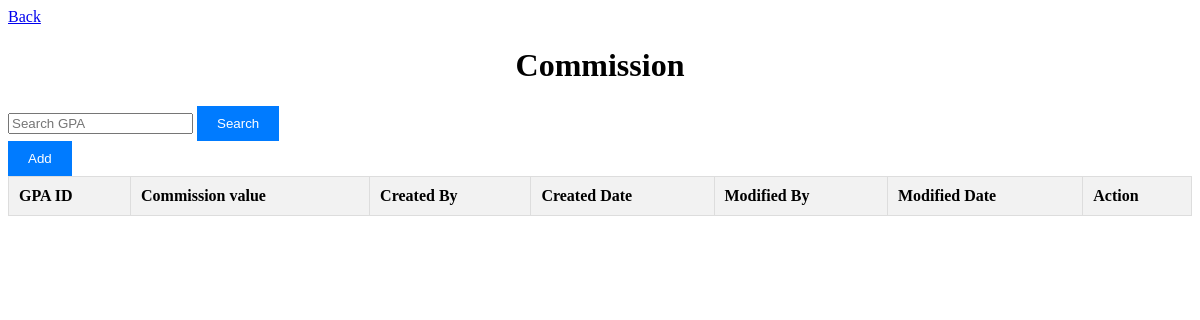
Before: /commission with the older database file.
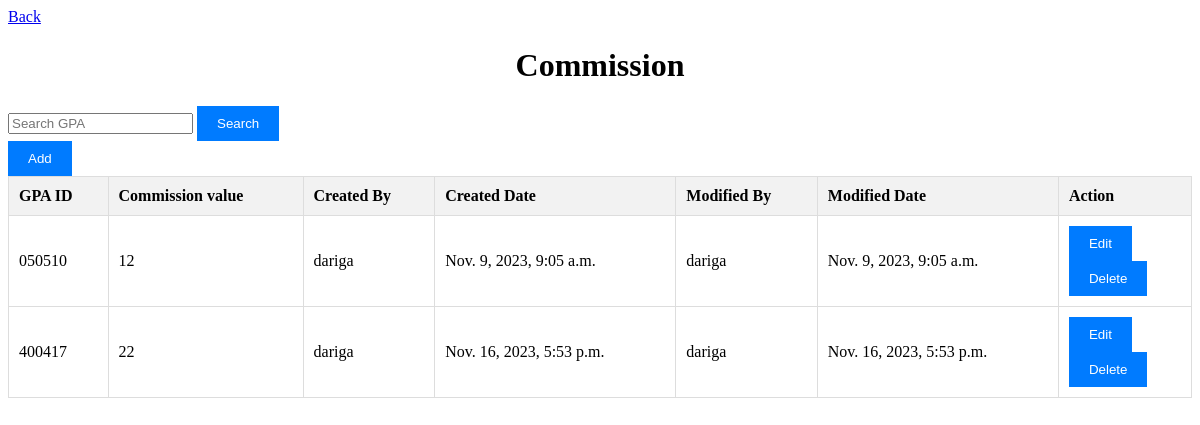
After: the same page with the newer database file.
### admin_module/models.py (models this page shows, shortened)
class Commission(models.Model):
    gpa = models.ForeignKey(GPACode, on_delete=models.CASCADE, verbose_name='Связанный GPA')
    value = models.DecimalField(max_digits=10, decimal_places=5, verbose_name='Значение')
    created_by = models.CharField(max_length=10, verbose_name='Логин, кем создана запись')
    created_date = models.DateTimeField(auto_now_add=True, verbose_name='Дата создания')
    modified_by = models.CharField(max_length=10, verbose_name='Логин, вносивший изменение')
    modified_date = models.DateTimeField(auto_now=True, verbose_name='Дата изменения')
    class Meta:
        verbose_name = 'Комиссия'
        verbose_name_plural = 'Комиссии'

class GPACode(models.Model):
    gpa_code = models.CharField(max_length=255, verbose_name='Наименование', unique=True)
    description = models.CharField(max_length=255, verbose_name='Описание')
    gpa_full_name = models.CharField(max_length=255, verbose_name='Полное наименование')
    oracle_code = models.CharField(max_length=255, verbose_name='Код поставщика')
    created_by = models.CharField(max_length=10, verbose_name='Логин, кем создана запись')
    currency = models.ForeignKey(Currency, on_delete=models.CASCADE, verbose_name='Валюта')
    created_date = models.DateTimeField(auto_now_add=True, verbose_name='Дата создания')
    modified_by = models.CharField(max_length=10, verbose_name='Логин, вносивший изменение')
    modified_date = models.DateTimeField(auto_now=True, verbose_name='Дата изменения')
    def __str__(self):
        return self.gpa_code
    class Meta:
        verbose_name = 'Код агента'
        verbose_name_plural = 'Коды агентов'

### admin_module/views_commission.py (the view)
# urls.py: path('commission', views_commission.commission, name='commission'),
def commission(request):
    commission_data = Commission.objects.all()
    gpa_code = GPACode.objects.all()
    if request.method == 'POST':
        form = CommissionForm(request.POST)
        if form.is_valid():
            commission = form.save(commit=False)
            commission.created_by = request.user.username
            commission.modified_by = request.user.username
            commission.save()
            return redirect('admin_module:commission')
    else:
        form = CommissionForm()
    if request.method == 'GET':
        search_gpa = request.GET.get('search_gpa', '')  # Получите значение для поиска
        form = CommissionForm()  # Создайте форму для GET-запроса
        commission_data = Commission.objects.all()  # Получите данные, которые нужно отобразить
        gpa_code = GPACode.objects.all()  # Получите данные для выпадающего списка
        if search_gpa:
            commission_data = commission_data.filter(gpa__gpa_code__icontains=search_gpa)
    return render(request, 'dictionaries/commission.html',
                  {'form': form, 'commission_data': commission_data, 'gpa_code': gpa_code})

### admin_module/forms.py
class CommissionForm(forms.ModelForm):
    gpa = forms.ModelChoiceField(queryset=GPACode.objects.all())
    class Meta:
        model = Commission
        fields = ['gpa', 'value']

### admin_module/templates/dictionaries/commission.html (shortened to what this page needs)
{% load static %}
<!DOCTYPE html>
<html>
<head>
    <link rel="stylesheet" href="{% static 'style.css' %}">
</head>
<body>
    <a href="{% url 'admin_module:dictionaries' %}">Back</a>
    <h1>Commission</h1>
    <div class="add-commission-form">
        <div class="search-box">
            <input type="text" name="search-gpa" id="search-gpa" placeholder="Search GPA" class="search-input">
            <button type="button" id="search-button">Search</button>
        </div>
        <button id="toggle-form">Add</button>
    </div>
    <table>
        <thead>
            <tr>
                <th>GPA ID</th>
                <th>Commission value</th>
                <th>Created By</th>
                <th>Created Date</th>
                <th>Modified By</th>
                <th>Modified Date</th>
                <th>Action</th>
            </tr>
        </thead>
        <tbody>
            {% for commission in commission_data %}
            <tr>
                    <td class="gpa-cell">{{ commission.gpa }}</td>
                    <td class="value-cell">{{ commission.value|floatformat:0 }}</td>
                    <td>{{ commission.created_by }}</td>
                    <td>{{ commission.created_date }}</td>
                    <td>{{ commission.modified_by }}</td>
                    <td>{{ commission.modified_date }}</td>
                    <td>
                        <form action="{% url 'admin_module:edit_commission' commission.id %}">
                            <button type="submit" class="edit-commission-button">Edit</button>
                        </form>
                        <form action="{% url 'admin_module:delete_commission' commission.id %}">
                            <button type="submit" class="delete-commission-button">Delete</button>
                        </form>
                    </td>
                </tr>
            {% endfor %}
        </tbody>
    </table>
</body>
</html>

Changed rows visible on the page:
added Commission: gpa "050510", value "12", created_by "dariga", created_date "Nov. 9, 2023, 9:05 a.m.", modified_by "dariga", modified_date "Nov. 9, 2023, 9:05 a.m."
added Commission: gpa "400417", value "22", created_by "dariga", created_date "Nov. 16, 2023, 5:53 p.m.", modified_by "dariga", modified_date "Nov. 16, 2023, 5:53 p.m."
